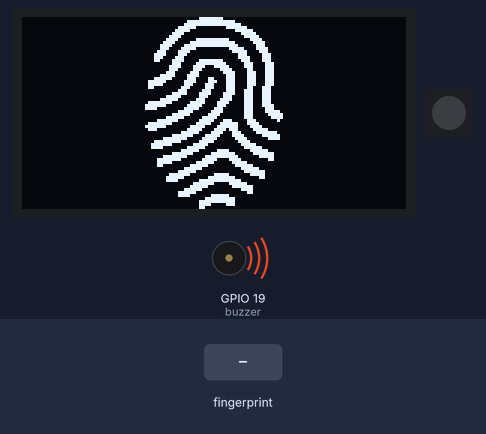
Simulated run of this program. Board: ESP32. On the bench: 128×64 one-colour display, 1 RGB LEDs in strip order, left to right, buzzer (waves = sounding, pin HIGH). Inputs (shaded band) come from the test bench. WiFi joins after 1.5 s; servers stay silent unless stated; uploads are accepted with an empty reply; the local clock reads 2024-03-15 10:24:30 at power-on unless the program sets it; what the program prints to the serial monitor is not drawn.

Above: at 4.3 s.
4.4 s: finger stored as number 1 placed on the sensor
At 4.85 s:
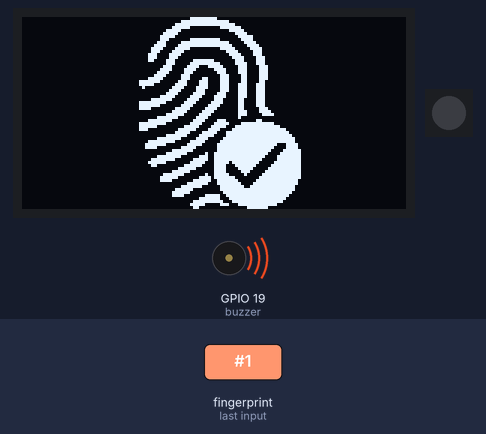
At 5.21 s:
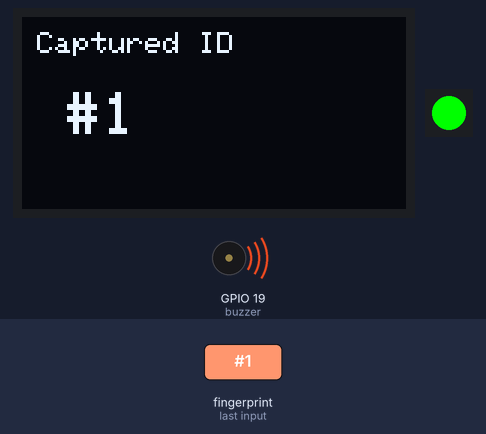
7.1 s: finger stored as number 1 placed on the sensor
At 8.28 s:
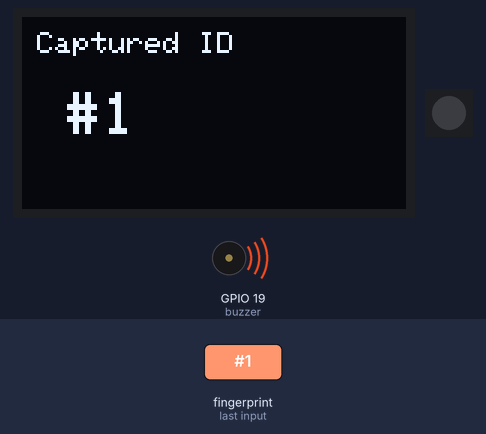
Timing chart, 0 to 10.1 s (numbered marks = the images above; inputs shaded):
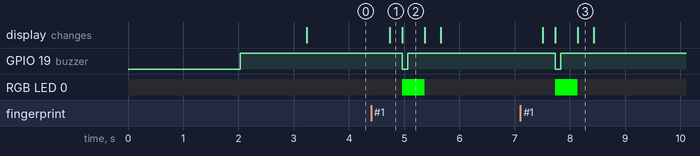

Measured:
- after the input at 4.4 s, GPIO 19 (buzzer): HIGH → LOW after 0.56 s, → HIGH 0.10 s later; RGB LED 0: off → RGB(0, 255, 0) after 0.56 s, → off 0.41 s later; the display: changes after 0.34 s (image 1)
- after the input at 7.1 s, GPIO 19 (buzzer): HIGH → LOW after 0.63 s, → HIGH 0.10 s later; RGB LED 0: off → RGB(0, 255, 0) after 0.63 s, → off 0.41 s later; the display: first changes after 0.40 s (image 3 shows a later state)
- what the display in image 2 shows lasts 0.4 s, from 5.0 s to 5.4 s

The program:

main.cpp
```cpp
#include <Arduino.h>
#include <Adafruit_Fingerprint.h>
#include <LittleFS.h>
#include <SD.h>
#include <WiFi.h>
#include <Update.h>
#include <Firebase_ESP_Client.h>
#include <SPI.h>
#include <Wire.h>
#include <Adafruit_GFX.h>
#include <Adafruit_SSD1306.h>
#include <bitmaps.h>
#include <HTTPClient.h>
#include <FastLED.h>
#include "time.h"

// Global Variables ========================================

int n = 0;

// WiFi ====================================================

#define WIFI_SSID "Flavia"
#define WIFI_PASSWORD "FrancIs104"

// HTTP ====================================================

const char* ntpServer = "pool.ntp.org";
const long  gmtOffset_sec = 19800;
const int   daylightOffset_sec = 0;

// Google Sheets ===========================================

String GOOGLE_SCRIPT_ID = "AKfycbww-3-xnFWVXfrD3uzJiczZW-mzy67CAuQpINCRgFOQHTPh8ANTbN8RdgeeA8aw4ICq";

// Buzzer ==================================================

int buzzer = 19;

// LED =====================================================

#define LED_PIN     18
#define NUM_LEDS    1

CRGB leds[NUM_LEDS];

// Sensor ==================================================

HardwareSerial serialPort(2); // use UART2
Adafruit_Fingerprint finger = Adafruit_Fingerprint(&serialPort);

// OLED ====================================================

#define SCREEN_WIDTH 128 // OLED display width, in pixels
#define SCREEN_HEIGHT 64 // OLED display height, in pixels
#define OLED_RESET     -1 // Reset pin # (or -1 if sharing Arduino reset pin)
#define SCREEN_ADDRESS 0x3C ///< See datasheet for Address; 0x3D for 128x64, 0x3C for 128x32
Adafruit_SSD1306 display(SCREEN_WIDTH, SCREEN_HEIGHT, &Wire, OLED_RESET);


// Initialize WiFi
void initWiFi() {
    WiFi.begin(WIFI_SSID, WIFI_PASSWORD);
    Serial.print("Connecting to WiFi ..");
    while (WiFi.status() != WL_CONNECTED) {
        Serial.print('.');
        delay(1000);
    }
    Serial.println(WiFi.localIP());
    Serial.println();
}

// returns -1 if failed, otherwise returns ID #
int getFingerprintIDez()
{
    uint8_t p = finger.getImage();
    if (p != FINGERPRINT_OK)
        return 0;

    p = finger.image2Tz();
    if (p != FINGERPRINT_OK)
        return -1;

    p = finger.fingerFastSearch();
    if (p != FINGERPRINT_OK)
        return -1;

    return finger.fingerID;
}

void setup()
{
    Serial.begin(115200);

    // LED =====================================================
    FastLED.addLeds<WS2812, LED_PIN, GRB>(leds, NUM_LEDS);

    // OLED ====================================================
    if(!display.begin(SSD1306_SWITCHCAPVCC, SCREEN_ADDRESS)) {
        Serial.println(F("SSD1306 allocation failed"));
        for(;;); // Don't proceed, loop forever
    }
    display.clearDisplay();

    // WiFi ====================================================
    initWiFi();
    // delay(2000); // Give time for NTP synchronization

    // Buzzer ==================================================
    pinMode(buzzer, OUTPUT);
    digitalWrite(buzzer, 1);

    // Sensor ==================================================
    while (!Serial)
        ; // For Yun/Leo/Micro/Zero/...
    delay(100);
    Serial.println("\n\nAdafruit finger detect test");

    // set the data rate for the sensor serial port
    finger.begin(57600);
    delay(5);
    if (finger.verifyPassword())
    {
        Serial.println("Found fingerprint sensor!");
    }
    else
    {
        Serial.println("Did not find fingerprint sensor :(");
        while (1)
        {
            delay(1);
        }
    }

    Serial.println(F("Reading sensor parameters"));
    finger.getParameters();
    Serial.print(F("Status: 0x"));
    Serial.println(finger.status_reg, HEX);
    Serial.print(F("Sys ID: 0x"));
    Serial.println(finger.system_id, HEX);
    Serial.print(F("Capacity: "));
    Serial.println(finger.capacity);
    Serial.print(F("Security level: "));
    Serial.println(finger.security_level);
    Serial.print(F("Device address: "));
    Serial.println(finger.device_addr, HEX);
    Serial.print(F("Packet len: "));
    Serial.println(finger.packet_len);
    Serial.print(F("Baud rate: "));
    Serial.println(finger.baud_rate);

    finger.getTemplateCount();

    if (finger.templateCount == 0)
    {
        Serial.print("Sensor doesn't contain any fingerprint data. Please run the 'enroll' example.");
    }
    else
    {
        Serial.println("Waiting for valid finger...");
        Serial.print("Sensor contains ");
        Serial.print(finger.templateCount);
        Serial.println(" templates");
    }

    // Init and get the time
    configTime(gmtOffset_sec, daylightOffset_sec, ntpServer);
}

void loop()
{
    struct tm timeinfo;
    if (!getLocalTime(&timeinfo)) {
        Serial.println("Failed to obtain time");
        return;
    }
     // Separate date and time
    char dateStringBuff[20];
    strftime(dateStringBuff, sizeof(dateStringBuff), "%d/%m/%Y", &timeinfo); // Date in DD/MM/YYYY format
    String dateString(dateStringBuff);

    char timeStringBuff[10];
    strftime(timeStringBuff, sizeof(timeStringBuff), "%H:%M:%S", &timeinfo); // Time only
    String timeString(timeStringBuff);
    // Serial.print("Date:");
    // Serial.println(dateString);

    n = getFingerprintIDez();

    if(n == 0){
        // Serial.println("No finger detected");

        display.clearDisplay();
        display.drawBitmap( 32, 0, FinPr_start_bits, FinPr_start_width, FinPr_start_height, WHITE);
        display.display();
    }

    else if(n == -1){
        Serial.println("Did not find a match");

        // Display
        display.clearDisplay();
        display.drawBitmap( 34, 0, FinPr_invalid_bits, FinPr_invalid_width, FinPr_invalid_height, WHITE);
        display.display();

        // Activate Buzzer and LED
        digitalWrite(buzzer, 0);
        leds[0] = CRGB(255, 0, 0);
        FastLED.show();
        delay(800);
        digitalWrite(buzzer, 1);
        leds[0] = CRGB(0, 0, 0);
        FastLED.show();
    }

    else{
        // found a match!
        Serial.print("Found ID #");
        Serial.print(finger.fingerID);
        Serial.print(" with confidence of ");
        Serial.println(finger.confidence);

        // Display
        display.clearDisplay();
        display.drawBitmap( 34, 0, FinPr_valid_bits, FinPr_valid_width, FinPr_valid_height, WHITE);
        display.display();
        delay(200);

        display.clearDisplay();
        display.setTextSize(1);
        display.setTextColor(SSD1306_WHITE);
        display.setCursor(5, 5);
        display.println(F("Captured ID"));
        display.setCursor(15, 25);
        display.setTextSize(2);
        display.print(F("#"));
        display.print(finger.fingerID);
        display.display();

        // Activate Buzzer and LED
        digitalWrite(buzzer, 0);
        leds[0] = CRGB(0, 255, 0);
        FastLED.show();
        delay(100);
        digitalWrite(buzzer, 1);
        delay(300);
        leds[0] = CRGB(0, 0, 0);
        FastLED.show();

        // send to Google Sheets
        String urlFinal = "https://script.google.com/macros/s/" + String(GOOGLE_SCRIPT_ID) + "/exec?date=" + dateString + "&time=" + timeString + "&sensor=" + String(finger.fingerID);
        Serial.print("POST data to spreadsheet: ");
        Serial.println(urlFinal);
        HTTPClient http;
        http.begin(urlFinal.c_str());
        http.setFollowRedirects(HTTPC_STRICT_FOLLOW_REDIRECTS);
        int httpCode = http.GET();
        Serial.print("HTTP Status Code: ");
        Serial.println(httpCode);
        //---------------------------------------------------------------------
        //getting response from google sheet
        // String payload;
        // if (httpCode > 0) {
        //     payload = http.getString();
        //     Serial.println("Payload: "+payload);
        // }
        //---------------------------------------------------------------------
        http.end();
    }

    // delay(50); // don't ned to run this at full speed.


}
```

check_buzz_display.cpp
```cpp
// #include <Arduino.h>
// #include <Adafruit_Fingerprint.h>
// #include <LittleFS.h>
// #include <SD.h>
// #include <WiFi.h>
// #include <Update.h>
// #include <Firebase_ESP_Client.h>
// #include <SPI.h>
// #include <Wire.h>
// #include <Adafruit_GFX.h>
// #include <Adafruit_SSD1306.h>
// #include <bitmaps.h>
// #include "time.h"

// // WiFi ====================================================

// // Replace with your Wi-Fi SSID and password
// #define WIFI_SSID "Flavia"
// #define WIFI_PASSWORD "FrancIs104"

// // Buzzer ==================================================

// int buzzer = 19;

// // Sensor ==================================================

// HardwareSerial serialPort(2); // use UART2
// Adafruit_Fingerprint finger = Adafruit_Fingerprint(&serialPort);

// // OLED =====================================================

// #define SCREEN_WIDTH 128 // OLED display width, in pixels
// #define SCREEN_HEIGHT 64 // OLED display height, in pixels
// #define OLED_RESET     -1 // Reset pin # (or -1 if sharing Arduino reset pin)
// #define SCREEN_ADDRESS 0x3C ///< See datasheet for Address; 0x3D for 128x64, 0x3C for 128x32
// Adafruit_SSD1306 display(SCREEN_WIDTH, SCREEN_HEIGHT, &Wire, OLED_RESET);


// // Initialize WiFi
// void initWiFi() {
//     WiFi.begin(WIFI_SSID, WIFI_PASSWORD);
//     Serial.print("Connecting to WiFi ..");
//     while (WiFi.status() != WL_CONNECTED) {
//         Serial.print('.');
//         delay(1000);
//     }
//     Serial.println(WiFi.localIP());
//     Serial.println();
// }

// // returns -1 if failed, otherwise returns ID #
// int getFingerprintIDez()
// {
//     uint8_t p = finger.getImage();
//     if (p != FINGERPRINT_OK)
//         return 1;

//     p = finger.image2Tz();
//     if (p != FINGERPRINT_OK)
//         return -1;

//     p = finger.fingerFastSearch();
//     if (p != FINGERPRINT_OK)
//         return -1;

//     return finger.fingerID;
// }

// void setup()
// {
//     Serial.begin(115200);

//     if(!display.begin(SSD1306_SWITCHCAPVCC, SCREEN_ADDRESS)) {
//         Serial.println(F("SSD1306 allocation failed"));
//         for(;;); // Don't proceed, loop forever
//     }
//     display.clearDisplay();

//     initWiFi();

//     pinMode(buzzer, OUTPUT);
//     digitalWrite(buzzer, 1);

//     while (!Serial)
//         ; // For Yun/Leo/Micro/Zero/...
//     delay(100);
//     Serial.println("\n\nAdafruit finger detect test");

//     // set the data rate for the sensor serial port
//     finger.begin(57600);
//     delay(5);
//     if (finger.verifyPassword())
//     {
//         Serial.println("Found fingerprint sensor!");
//     }
//     else
//     {
//         Serial.println("Did not find fingerprint sensor :(");
//         while (1)
//         {
//             delay(1);
//         }
//     }

//     Serial.println(F("Reading sensor parameters"));
//     finger.getParameters();
//     Serial.print(F("Status: 0x"));
//     Serial.println(finger.status_reg, HEX);
//     Serial.print(F("Sys ID: 0x"));
//     Serial.println(finger.system_id, HEX);
//     Serial.print(F("Capacity: "));
//     Serial.println(finger.capacity);
//     Serial.print(F("Security level: "));
//     Serial.println(finger.security_level);
//     Serial.print(F("Device address: "));
//     Serial.println(finger.device_addr, HEX);
//     Serial.print(F("Packet len: "));
//     Serial.println(finger.packet_len);
//     Serial.print(F("Baud rate: "));
//     Serial.println(finger.baud_rate);

//     finger.getTemplateCount();

//     if (finger.templateCount == 0)
//     {
//         Serial.print("Sensor doesn't contain any fingerprint data. Please run the 'enroll' example.");
//     }
//     else
//     {
//         Serial.println("Waiting for valid finger...");
//         Serial.print("Sensor contains ");
//         Serial.print(finger.templateCount);
//         Serial.println(" templates");
//     }
// }

// void loop()
// {
//     int n = getFingerprintIDez();

//     if(n == 1){
//         Serial.println("No finger detected");

//         display.clearDisplay();
//         display.drawBitmap( 32, 0, FinPr_start_bits, FinPr_start_width, FinPr_start_height, WHITE);
//         display.display();


//     }

//     else if(n == -1){
//         Serial.println("Did not find a match");

//         display.clearDisplay();
//         display.drawBitmap( 34, 0, FinPr_invalid_bits, FinPr_invalid_width, FinPr_invalid_height, WHITE);
//         display.display();

//         digitalWrite(buzzer, 0);
//         delay(800);
//         digitalWrite(buzzer, 1);
//     }

//     else{
//         // found a match!
//         Serial.print("Found ID #");
//         Serial.print(finger.fingerID);
//         Serial.print(" with confidence of ");
//         Serial.println(finger.confidence);

//         display.clearDisplay();
//         display.drawBitmap( 34, 0, FinPr_valid_bits, FinPr_valid_width, FinPr_valid_height, WHITE);
//         display.display();
//         delay(200);

//         display.clearDisplay();
//         display.setTextSize(1);
//         display.setTextColor(SSD1306_WHITE);
//         display.setCursor(5, 5);
//         display.println(F("Captured ID"));
//         display.setCursor(15, 25);
//         display.setTextSize(2);
//         display.print(F("#"));
//         display.print(finger.fingerID);
//         display.display();
//         delay(300);

//         // Activate Buzzer
//         digitalWrite(buzzer, 0);
//         delay(100);
//         digitalWrite(buzzer, 1);

//     }

//     delay(50); // don't ned to run this at full speed.
// }
```

check_fingerprint.cpp
```cpp
// #include <Arduino.h>
// #include <Adafruit_Fingerprint.h>

// HardwareSerial serialPort(2); // use UART2
// Adafruit_Fingerprint finger = Adafruit_Fingerprint(&serialPort);

// uint8_t getFingerprintID();

// void setup()
// {
//     Serial.begin(9600);
//     while (!Serial)
//         ; // For Yun/Leo/Micro/Zero/...
//     delay(100);
//     Serial.println("\n\nAdafruit finger detect test");

//     // set the data rate for the sensor serial port
//     finger.begin(57600);
//     delay(5);
//     if (finger.verifyPassword())
//     {
//         Serial.println("Found fingerprint sensor!");
//     }
//     else
//     {
//         Serial.println("Did not find fingerprint sensor :(");
//         while (1)
//         {
//             delay(1);
//         }
//     }

//     Serial.println(F("Reading sensor parameters"));
//     finger.getParameters();
//     Serial.print(F("Status: 0x"));
//     Serial.println(finger.status_reg, HEX);
//     Serial.print(F("Sys ID: 0x"));
//     Serial.println(finger.system_id, HEX);
//     Serial.print(F("Capacity: "));
//     Serial.println(finger.capacity);
//     Serial.print(F("Security level: "));
//     Serial.println(finger.security_level);
//     Serial.print(F("Device address: "));
//     Serial.println(finger.device_addr, HEX);
//     Serial.print(F("Packet len: "));
//     Serial.println(finger.packet_len);
//     Serial.print(F("Baud rate: "));
//     Serial.println(finger.baud_rate);

//     finger.getTemplateCount();

//     if (finger.templateCount == 0)
//     {
//         Serial.print("Sensor doesn't contain any fingerprint data. Please run the 'enroll' example.");
//     }
//     else
//     {
//         Serial.println("Waiting for valid finger...");
//         Serial.print("Sensor contains ");
//         Serial.print(finger.templateCount);
//         Serial.println(" templates");
//     }
// }

// void loop()
// {
//     getFingerprintID();
//     delay(50); // don't ned to run this at full speed.
// }

// uint8_t getFingerprintID()
// {
//     uint8_t p = finger.getImage();
//     switch (p)
//     {
//     case FINGERPRINT_OK:
//         Serial.println("Image taken");
//         break;
//     case FINGERPRINT_NOFINGER:
//         Serial.println("No finger detected");
//         return p;
//     case FINGERPRINT_PACKETRECIEVEERR:
//         Serial.println("Communication error");
//         return p;
//     case FINGERPRINT_IMAGEFAIL:
//         Serial.println("Imaging error");
//         return p;
//     default:
//         Serial.println("Unknown error");
//         return p;
//     }

//     // OK success!

//     p = finger.image2Tz();
//     switch (p)
//     {
//     case FINGERPRINT_OK:
//         Serial.println("Image converted");
//         break;
//     case FINGERPRINT_IMAGEMESS:
//         Serial.println("Image too messy");
//         return p;
//     case FINGERPRINT_PACKETRECIEVEERR:
//         Serial.println("Communication error");
//         return p;
//     case FINGERPRINT_FEATUREFAIL:
//         Serial.println("Could not find fingerprint features");
//         return p;
//     case FINGERPRINT_INVALIDIMAGE:
//         Serial.println("Could not find fingerprint features");
//         return p;
//     default:
//         Serial.println("Unknown error");
//         return p;
//     }

//     // OK converted!
//     p = finger.fingerSearch();
//     if (p == FINGERPRINT_OK)
//     {
//         Serial.println("Found a print match!");
//     }
//     else if (p == FINGERPRINT_PACKETRECIEVEERR)
//     {
//         Serial.println("Communication error");
//         return p;
//     }
//     else if (p == FINGERPRINT_NOTFOUND)
//     {
//         Serial.println("Did not find a match");
//         return p;
//     }
//     else
//     {
//         Serial.println("Unknown error");
//         return p;
//     }

//     // found a match!
//     Serial.print("Found ID #");
//     Serial.print(finger.fingerID);
//     Serial.print(" with confidence of ");
//     Serial.println(finger.confidence);

//     return finger.fingerID;
// }

// // returns -1 if failed, otherwise returns ID #
// int getFingerprintIDez()
// {
//     uint8_t p = finger.getImage();
//     if (p != FINGERPRINT_OK)
//         return -1;

//     p = finger.image2Tz();
//     if (p != FINGERPRINT_OK)
//         return -1;

//     p = finger.fingerFastSearch();
//     if (p != FINGERPRINT_OK)
//         return -1;

//     // found a match!
//     Serial.print("Found ID #");
//     Serial.print(finger.fingerID);
//     Serial.print(" with confidence of ");
//     Serial.println(finger.confidence);
//     return finger.fingerID;
// }
```

Source omitted: eck_buzz_display_sheets.cpp (8150 bytes), buzz_display_sheets_led.cpp (8742 bytes), check_buzz_firebase.cpp (8462 bytes), k_buzz_firebase_display.cpp (8497 bytes), download_template.cpp (4531 bytes), enroll.cpp (6022 bytes)
